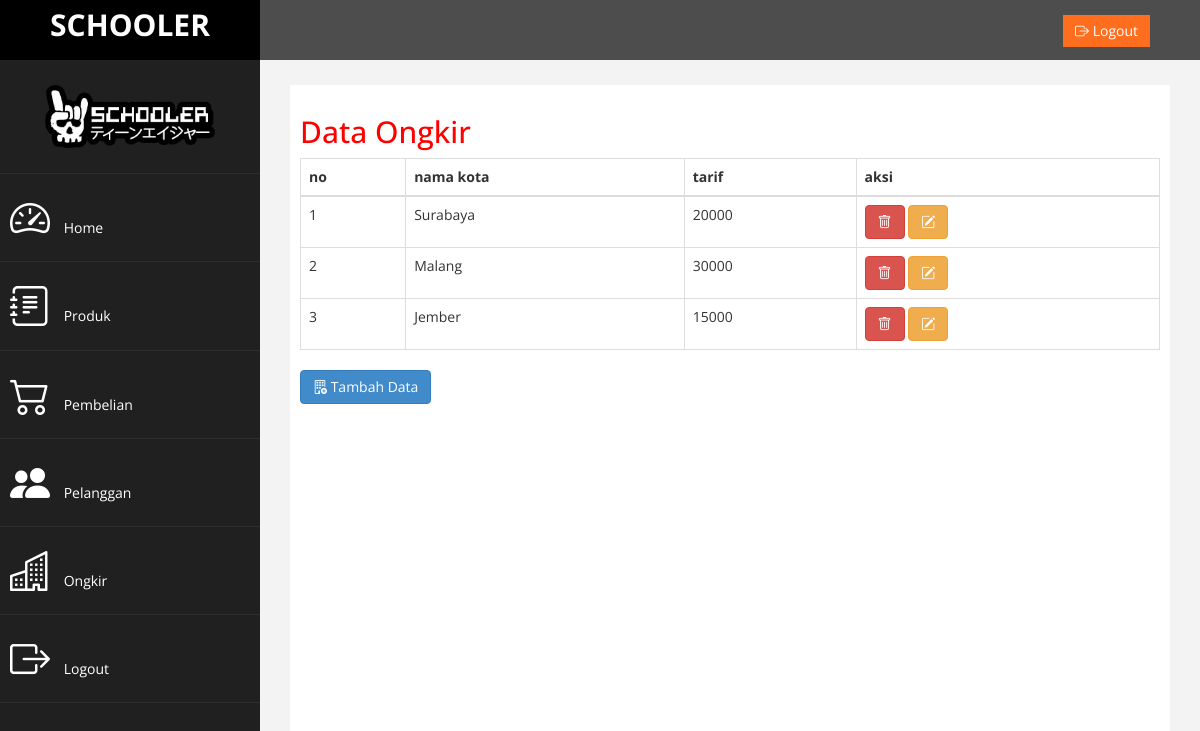
The page /tshop/admin/index.php?halaman=ongkir (signed in) on the database its author committed.
### tables this page shows
CREATE TABLE `ongkir` (
  `id_ongkir` int(5) NOT NULL,
  `nama_kota` varchar(100) NOT NULL,
  `tarif` int(11) NOT NULL
);

### tshop/admin/ongkir.php (the view)
<?php
include '../koneksi.php';
?>
<h2>Data Ongkir</h2>
<table class="table table-bordered">
	<thead>
		<tr>
			<th>no</th>
			<th>nama kota</th>
			<th>tarif</th>
			<th>aksi</th>
		</tr>
	</thead>
	<tbody>
		<?php $nomor=1; ?>
		<?php $ambil=$koneksi->query("SELECT * FROM ongkir"); ?>
		<?php while($pecah = $ambil -> fetch_assoc()){ ?>
		<tr>
			<td><?php echo $nomor; ?></td>
			<td><?php echo $pecah['nama_kota']; ?></td>
			<td><?php echo $pecah['tarif']; ?></td>
			<td>
				<a href="index.php?halaman=hapusongkir&id=<?php echo $pecah['id_ongkir']; ?>" class="btn-danger btn"><i class="bi bi-trash"></i> </a>
				<a href="index.php?halaman=ubahongkir&id=<?php echo $pecah['id_ongkir'];?>" class="btn btn-warning"><i class="bi bi-pencil-square"></i></a>
			</td>
		</tr>
		<?php $nomor++; ?>
		<?php } ?>
	</tbody>
</table>
<a href="index.php?halaman=tambahongkir" class = "btn btn-primary"><i class="bi bi-building-add"></i> Tambah Data</a>

### tshop/admin/assets/css/custom.css (style rules this page uses)
body { font-family: 'Open Sans', sans-serif; }
h2 { color: #f00; }

### rows shown on the page
ongkir: nama_kota "Surabaya", tarif "20000"
ongkir: nama_kota "Malang", tarif "30000"
ongkir: nama_kota "Jember", tarif "15000"
